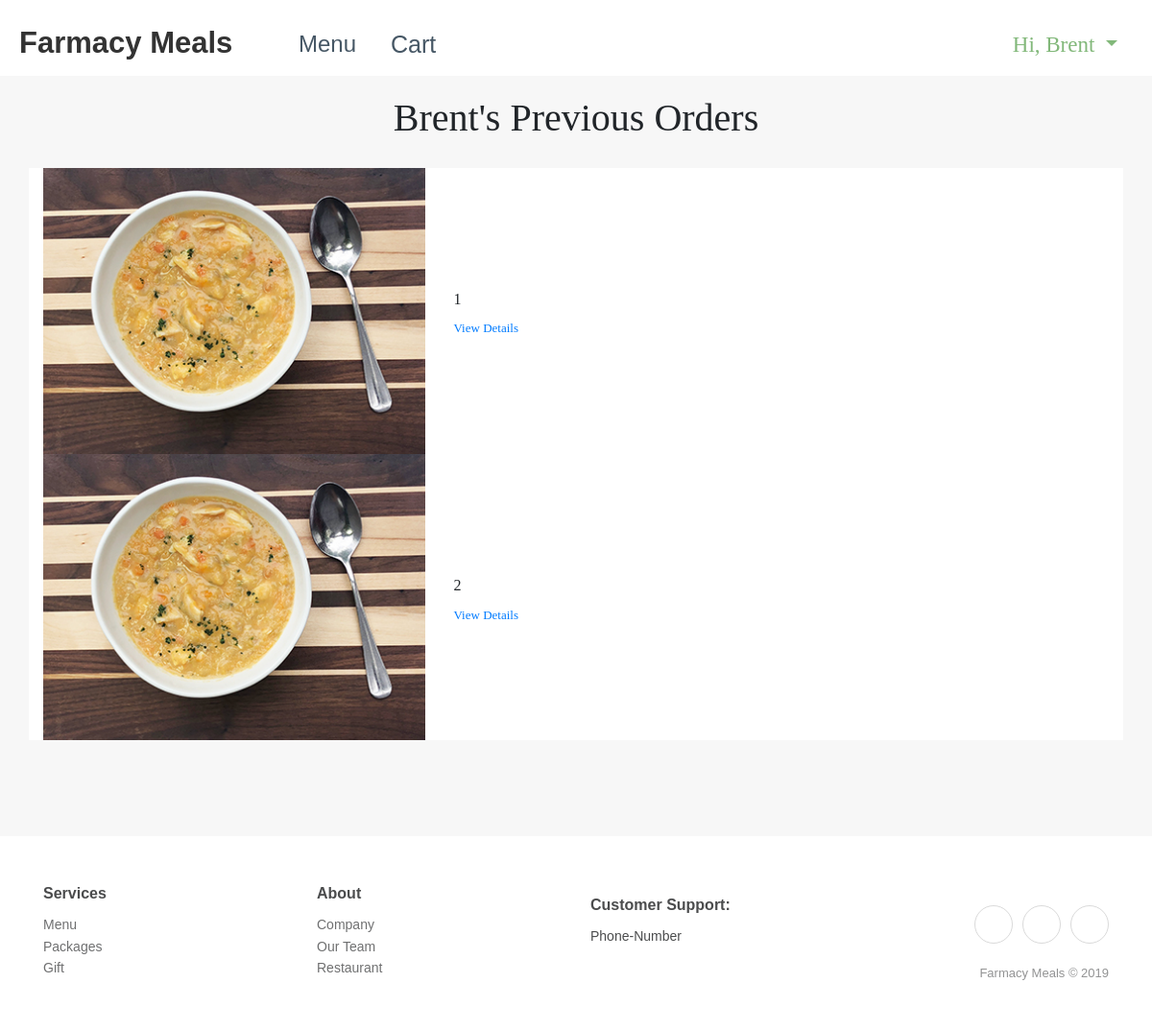
Page /orders (signed in) on the committed database.
### app/models.py (models this page shows, shortened)
class UserModel(UserMixin, db.Model):
    __tablename__ = "user"
    id = db.Column(db.Integer, primary_key=True)
    username = db.Column(db.String(64), index=True)
    email = db.Column(db.String(120), index=True, unique=True)
    password_hash = db.Column(db.String(128))
    first_name = db.Column(db.String(64), index=True, unique=False)
    last_name = db.Column(db.String(64), index=True, unique=False)
    address_line_1 = db.Column(db.String(64), index=True, unique=False)
    address_line_2 = db.Column(db.String(64), index=True, unique=False)
    city = db.Column(db.String(64), index=True, unique=False)
    state = db.Column(db.String(64), index=True, unique=False)
    zip_code = db.Column(db.String(64), index=True, unique=False)
    phone_number = db.Column(db.String(64), index=True, unique=False)
    image_file = db.Column(db.String(20), index=True, unique=False, nullable=False, default='default.jpg')
    orders = db.relationship('OrderModel', backref='previous_orders')
    items = db.relationship('ItemModel', backref='my_items')

class OrderModel(db.Model):
    __tablename__ = "order"
    id = db.Column(db.Integer, primary_key=True)
    cost = db.Column(db.Float)
    completed = db.Column(db.Boolean)
    user_id = db.Column(db.Integer, db.ForeignKey('user.id'))
    admin_id = db.Column(db.Integer, db.ForeignKey('admin.id'))
    order_items = db.relationship('ItemModel', backref='order_items')
    def __repr__(self):
        return '<Order {}>'.format(self.order_items)

### app/routes.py (the view)
@app.route('/orders', methods=['GET'])
@login_required
def orders():
    user = UserModel.query.filter_by(username=current_user.username).first_or_404()
    for order in user.orders:
        print("ORDERRRRRRRR: ", order)
    return render_template('orders.html', orders=user.orders, num_order_items = len(user.orders), user = user)

### app/models.py (called while the page is built)
@login.user_loader
def load_user(id):
    return UserModel.query.get(int(id))

    def __repr__(self):
        return '<Item {}>'.format(self.name)

### app/templates/orders.html (shortened to what this page needs)
{% extends "base.html" %}
{% block css %}
<link rel="stylesheet" href="{{ url_for('static', filename='css/orders.styles.min.css') }}">
{% endblock %}
{% block content %}
<main>
    <div class="container" style="font-family: 'Noto Serif KR', serif; padding-bottom:50px;">
        <div class="row">
            <div class="col" style="border: 10px;">
                <h1 class="text-center" style="padding: 20px;">{{ user.first_name }}'s Previous Orders</h1>
            </div>
            <div class="container" style="font-family: 'Noto Serif KR', serif; padding-bottom:50px;">
                <div class="row">
            <div class="col" style="background-color: white;">
                {% if orders|length == 0 %}
                <div class="row d-flex d-sm-flex d-xl-flex">
                    <div class="col">
                        <h2 style="color: black; text-align: center; padding-top: 40px">Empty</h2>
                    </div>
                </div>
                {% else %}
                {% for i in range(orders|length) %}
                <div class="row d-flex d-sm-flex d-xl-flex justify-content-center align-items-center justify-content-sm-center align-items-sm-center justify-content-xl-center align-items-xl-center">
                    <div class="col d-xl-flex justify-content-xl-center align-items-xl-center"><img class="img-fluid" src="{{ url_for('static', filename='/img/menuPage/chunckySoup.jpg') }}"></div>
                    <div class="col-3 col-sm-3">
                        <h6>{{ orders[i].id }}</h6><a href="#" style="font-size: 13px;">View Details</a></div>
                </div>
                {% endfor %}
                {% endif %}
            </div>
            </div>
            </div>
        </div>
</main>
{% endblock %}

### app/templates/base.html (shortened to what this page needs)
<!DOCTYPE html>
<html class="text-dark">
<head>
    <link rel="stylesheet" href="https://cdnjs.cloudflare.com/ajax/libs/twitter-bootstrap/4.3.1/css/bootstrap.min.css">
    <link rel="stylesheet" href="https://cdnjs.cloudflare.com/ajax/libs/ionicons/2.0.1/css/ionicons.min.css">
    <link rel="stylesheet" href="{{ url_for('static', filename='css/base.styles.min.css') }}">
    {% block css %} {% endblock %}
</head>
<body>
    <div>
        <nav class="navbar navbar-light navbar-expand-lg navigation-clean-button" style="padding: 14px;">
            <div class="container-fluid"><a class="navbar-brand" href="/"
                    style="height: 35px;margin: 0px;font-size: 31px; width: 253px;padding: 0px;">Farmacy
                    Meals</a>
                <div class="collapse navbar-collapse flex-shrink-1" id="navcol-1">
                    <ul class="nav navbar-nav">
                        <li class="nav-item" role="presentation"><a class="nav-link" href="/menu"
                                style="font-size: 24px;">Menu</a></li>
                        <li class="nav-item" role="presentation"><a class="nav-link" href="/cart"
                                style="font-size: 25px;">Cart</a></li>
                    </ul>
                    {% if current_user.username %}
                    <div class="nav-item dropdown ml-auto" style="font-size: 23px; font-family: 'Noto Serif KR', serif;"><a
                            class="dropdown-toggle nav-link" data-toggle="dropdown" aria-expanded="false"
                            style="color:#82b87a;" href="#">Hi,
                            {{ current_user.first_name }}&nbsp;</a>
                    </div>
                    {% else %}
                    </ul>
                    <span class="ml-auto navbar-text actions"> <a class="btn btn-light action-button" role="button"
                            href="/login" style="background-color: #bdecb6;">Log in</a></span>
                    {% endif %}
                </div>
            </div>
        </nav>
    </div>
    {% block content %} {% endblock %}
    <div class="footer-clean">
        <footer>
            <div class="container">
                <div class="row">
                    <div class="col-sm-4 col-md-3 item">
                        <h3>Services</h3>
                        <ul>
                            <li><a href="#">Menu</a></li>
                            <li><a href="#">Packages</a></li>
                            <li><a href="#">Gift</a></li>
                        </ul>
                    </div>
                    <div class="col-sm-4 col-md-3 item">
                        <h3>About</h3>
                        <ul>
                            <li><a href="#">Company</a></li>
                            <li><a href="#">Our Team</a></li>
                            <li><a href="#">Restaurant</a></li>
                        </ul>
                    </div>
                    <div class="col-sm-4 col-md-3 item">
                        <h3>Customer Support:</h3>
                        <ul>
                            <li>Phone-Number</li>
                        </ul>
                    </div>
                    <div class="col-lg-3 item social"><a href="#"></a><a
                            href="#"></a><a href="#"></a>
                        <p class="copyright">Farmacy Meals © 2019</p>
                    </div>
                </div>
            </div>
        </footer>
    </div>
</body>

### rows in the picture
UserModel: first_name "Brent"
OrderModel: id "1"
OrderModel: id "2"
